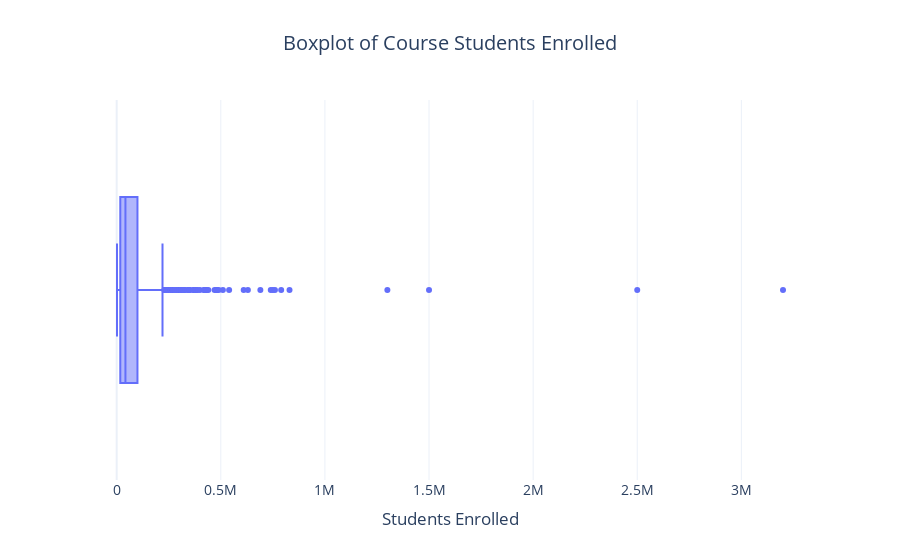

The notebook cell this image was saved under:
### Markdown cell above
**Observation:**  
A huge difference identified between 3rd quartile and a maximum value in column "course_students_enrolled_float". Difference indicates potential outliers of the feature.

### Code cell
#Plot box and whisker plot to confirm outliers
fig_1 = px.box(coursera_df, x="course_students_enrolled_float",
             title = "Boxplot of Course Students Enrolled",
             labels={"course_students_enrolled_float" : "Students Enrolled"},
             template="plotly_white")


fig_1.update_layout(font=dict(size=14), title=dict(x=0.5))
fig_1.show()

### Figure 1 — Plotly figure (JSON) as saved in the notebook; plotly's stock layout.template omitted (floating-point values rounded to 4 significant figures; data arrays with more than 128 entries replaced by an {"elided": "..."} marker saying what was removed)
{"data": [{"alignmentgroup": "True", "hovertemplate": "Students Enrolled=%{x}<extra></extra>", "legendgroup": "", "marker": {"color": "#636efa"}, "name": "", "notched": false, "offsetgroup": "", "orientation": "h", "showlegend": false, "type": "box", "x": {"elided": "891 int values"}, "x0": " ", "xaxis": "x", "y0": " ", "yaxis": "y"}], "layout": {"boxmode": "group", "font": {"size": 14}, "legend": {"tracegroupgap": 0}, "title": {"text": "Boxplot of Course Students Enrolled", "x": 0.5}, "xaxis": {"anchor": "y", "domain": [0, 1], "title": {"text": "Students Enrolled"}}, "yaxis": {"anchor": "x", "domain": [0, 1]}}}
